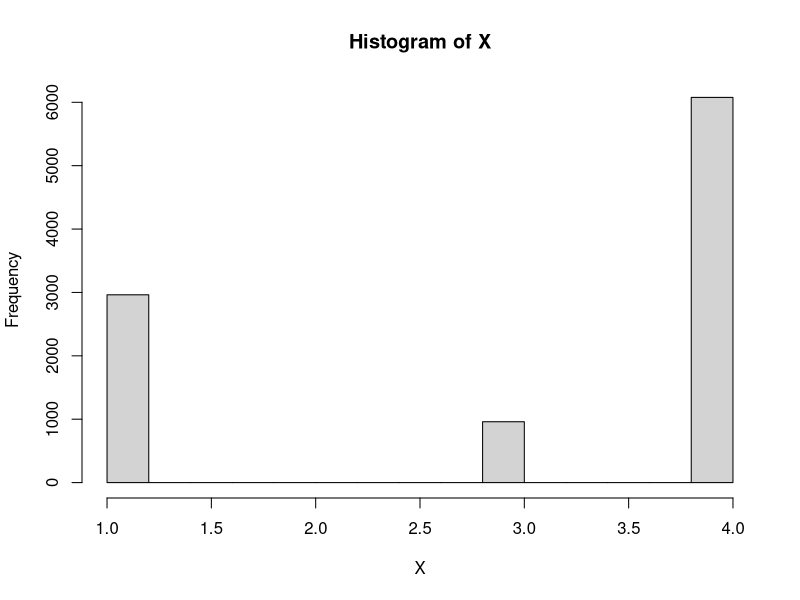

Here is the R script that generated this plot:
#set.seed(1)
u1 <- runif(1)
if (u1 < 0.3) {
  x1 <- 1
} else if(u1 < 0.4) {
  x1 <-  3
}else {
  x1 <- 4
}

x1
u1

n <- 10000
gerador_de_x <- function(n) {
  u <- runif(n)
  i <- 1
  x <- rep(NA, n)
  for (i in 1:n){
    if (u[i] < 0.3) {
      x[i] <- 1
    } else if(u[i] < 0.4) {
      x[i] <- 3
    } else {
      x[i] <- 4
    }
  }
  return (x)
}
X <- gerador_de_x(n)
hist(X)
